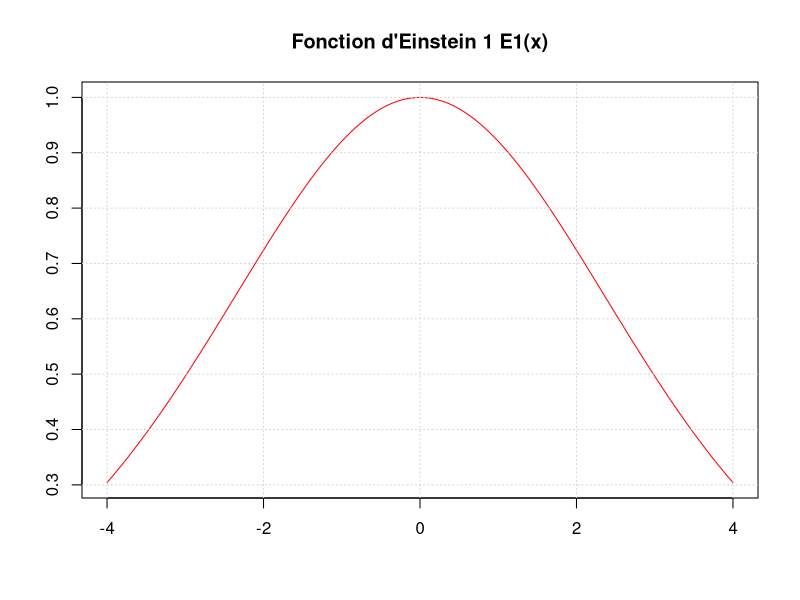
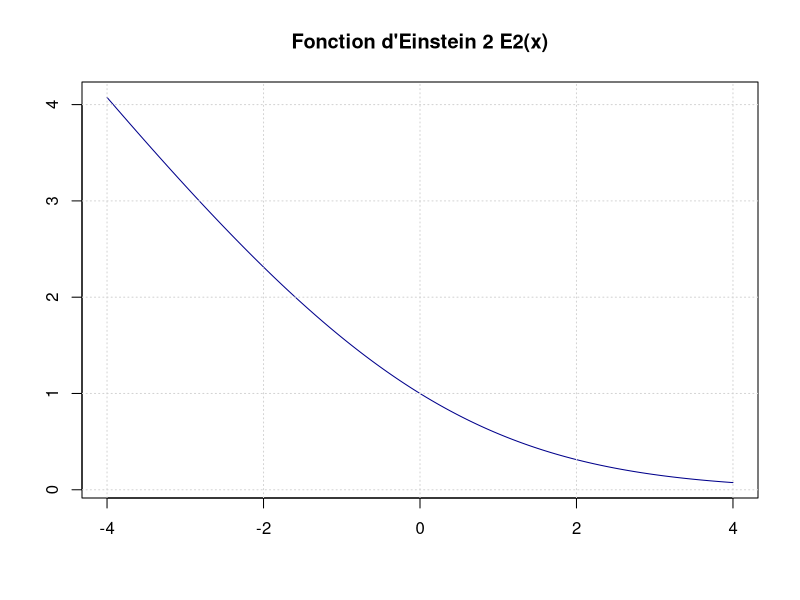
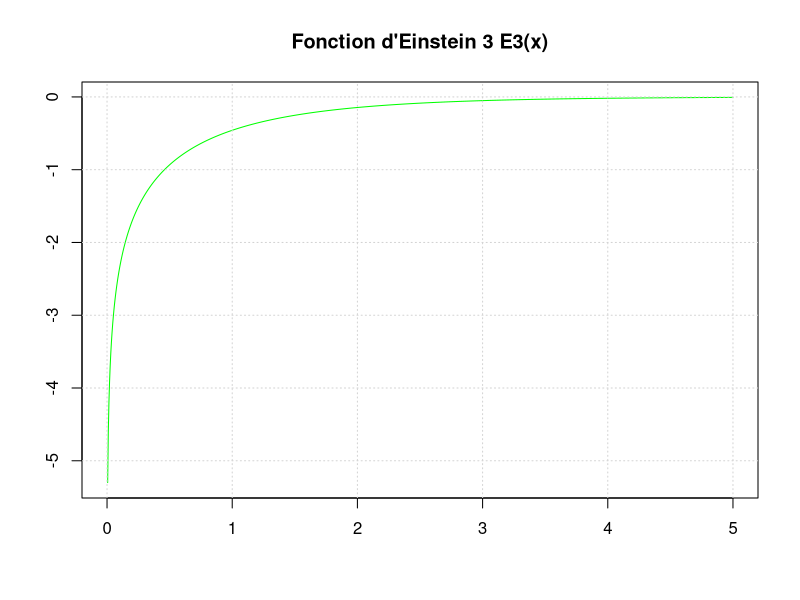
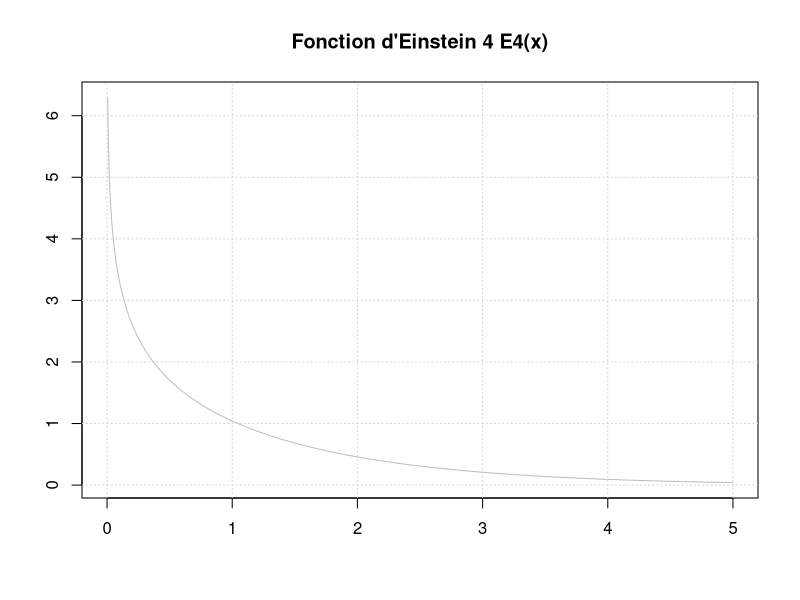

Recreate these plots in R, in order.
## ---- chunk 1
knitr::opts_chunk$set(echo = TRUE)
## ---- chunk 2
library(pracma)
## ---- chunk 3
x1 <- seq(-4, 4, len = 300)
## ---- chunk 4
y1 <- einsteinF(1, x1)
## ---- chunk 5
plot(x1, y1, type = "l", col = "red",
     xlab = "", ylab = "", main = "Fonction d'Einstein 1 E1(x)")
grid()
## ---- chunk 6
y2 <- einsteinF(2, x1)
## ---- chunk 7
plot(x1, y2, type = "l", col = "darkblue",
     xlab = "", ylab = "", main = "Fonction d'Einstein 2 E2(x)")
grid()
## ---- chunk 8
x3 <- seq(0, 5, len =1000)
## ---- chunk 9
y3 <- einsteinF(3, x3)
## ---- chunk 10
plot(x3, y3, type = "l", col = "green",
     xlab = "", ylab = "", main = "Fonction d'Einstein 3 E3(x)")
grid()
## ---- chunk 11
y4 <- einsteinF(4, x3)
## ---- chunk 12
plot(x3, y4, type = "l", col = "grey",
     xlab = "", ylab = "", main = "Fonction d'Einstein 4 E4(x)")
grid()
